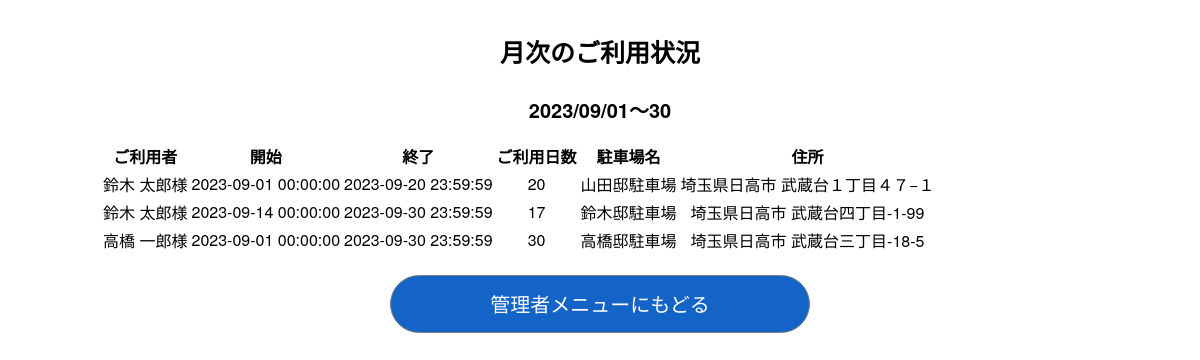
The app's page /adminDetailsMonth (signed in) with its own data.
### app.py (models this page shows, shortened)
class User(UserMixin, db.Model):
    id = db.Column(db.Integer, primary_key=True, nullable=False)
    email = db.Column(db.String(50), unique=True)
    password = db.Column(db.String(512), nullable=False)
    first_name = db.Column(db.String(50), nullable=False)
    last_name = db.Column(db.String(50), nullable=False)
    first_name_kana = db.Column(db.String(50), nullable=False)
    last_name_kana = db.Column(db.String(50), nullable=False)
    postal_code = db.Column(db.String(7), nullable=False)
    address1 = db.Column(db.String(255), nullable=False)
    address2 = db.Column(db.String(255), nullable=False)
    tel = db.Column(db.String(11))
    birthday = db.Column(db.String(8), nullable=False)
    carNumber = db.Column(db.String(4), nullable=False)
    created_at = db.Column(db.DateTime, nullable=False,
                           default=datetime.now(pytz.timezone('Asia/Tokyo')))

class Parking(db.Model):
    id = db.Column(db.Integer, primary_key=True, nullable=False)
    title = db.Column(db.String(50), nullable=False)
    postal_code = db.Column(db.String(7), nullable=False)
    address1 = db.Column(db.String(120), nullable=False)
    address2 = db.Column(db.String(120), nullable=False)
    tel = db.Column(db.String(11), nullable=False)
    inoutdoor = db.Column(db.String(1), nullable=False) # (0)屋外、(1)屋内
    mustcall = db.Column(db.String(1), nullable=False) # (0)出し入れ時に連絡が不要、(1)出し入れ時に連絡が必要
    usableTypeNum = db.Column(db.String(1), nullable=False) # (0)3ナンバー、(1)5ナンバー
    usableSize = db.Column(db.String(1), nullable=False) # (0)155cm未満、(1)155 ～ 170cm
    max_day = db.Column(db.Integer, nullable=True)
    min_day = db.Column(db.Integer, nullable=True)
    price_day = db.Column(db.Integer, nullable=False)
    etc = db.Column(db.String(500), nullable=True)
    lon = db.Column(db.Float, nullable=False)
    lat = db.Column(db.Float, nullable=False)
    owner_id = db.Column(db.Integer, db.ForeignKey('user.id'), nullable=False)
    created_at = db.Column(db.DateTime, nullable=False,
                           default=datetime.now(pytz.timezone('Asia/Tokyo')))
    price_hour = db.Column(db.Integer)
    price_month = db.Column(db.Integer)
    max_hour = db.Column(db.Integer)
    min_hour = db.Column(db.Integer)
    max_month = db.Column(db.Integer)
    min_month = db.Column(db.Integer)

class Reserve(db.Model):
    id = db.Column(db.Integer, primary_key=True)
    user_id = db.Column(db.Integer, db.ForeignKey('user.id'), nullable=False)
    park_id = db.Column(db.Integer, db.ForeignKey('parking.id'), nullable=False)
    resv_at = db.Column(db.DateTime, nullable=False,
                        default=datetime.now(pytz.timezone('Asia/Tokyo'))) # 予約日時
    use_start = db.Column(db.DateTime, nullable=False) # 利用開始日時
    use_end =  db.Column(db.DateTime, nullable=False) # 利用終了日時
    resv_status = db.Column(db.Integer, nullable=False) # (0)予約なし,(1)予約ずみ,(2)ご利用済み

### app.py (the view)
@app.route('/adminDetailsMonth', methods=['GET','POST'])
@login_required
def adminDetailsMonth():
    join_query = db.session.query(User, Parking, Reserve).\
        join(Reserve, User.id == Reserve.user_id).\
        join(Parking, Reserve.park_id == Parking.id)
    result = join_query.all()
    reservelist = []
    today = datetime.today()
    lastMonth_start = (today - timedelta(days=today.day)).replace(day=1, hour=0, minute=0, second=0, microsecond=0)
    lastMonth_end   = (today - timedelta(days=today.day)).replace(hour=23, minute=59, second=59, microsecond=0)
    for row in result:
        user = row.User.__dict__
        parking = row.Parking.__dict__
        reserve = row.Reserve.__dict__
        if reserve['use_start'] > lastMonth_end:
            continue
        if reserve['use_end'] < lastMonth_start:
            continue
        if reserve['use_start'] < lastMonth_start:
            reserve['use_start'] = lastMonth_start
        if reserve['use_end'] > lastMonth_end:
            reserve['use_end'] = lastMonth_end
        data = {}
        data.update(user)
        data.update(parking)
        data.update(reserve)
        data.update({'use_days':(reserve['use_end']-reserve['use_start']).days + 1}) # 利用日数の算出
        reservelist.append(data)
    if request.method=='GET':
        return render_template('adminDetailsMonth.html', reservelist=reservelist, lastMonth_start=lastMonth_start, lastMonth_end=lastMonth_end)
    elif request.method=='POST':
        pass

### app.py (called while the page is built)
@login_manager.user_loader
def load_user(user_id):
    print(f'ID>>>{user_id}')
    return User.query.get(int(user_id))

### templates/adminDetailsMonth.html (shortened to what this page needs)
<!DOCTYPE html>
<html>
<head>
    <link rel='stylesheet' href='../static/css/centerBox.css' />
    <link rel='stylesheet' href='../static/css/common.css' />
    <link rel="stylesheet" href="https://cdnjs.cloudflare.com/ajax/libs/jquery.tablesorter/2.31.0/css/theme.default.min.css">
</head>
<body>
    <article class='container'>
        <section class='box_contents'>
            <h1>月次のご利用状況</h1>
            <h2>{{lastMonth_start.strftime('%Y/%m/%d')}}～{{lastMonth_end.strftime('%d')}}</h2>
            <form>
                <table id="tablesorter">
                    {%if reservelist%}
                    <thead>
                        <tr>
                            <th >ご利用者</th>
                            <th >開始</th>
                            <th >終了</th>
                            <th >ご利用日数</th>
                            <th >駐車場名</th>
                            <th >住所</th>
                        </tr>
                    </thead>
                    <tbody>
                        {%for reserve in reservelist%}
                        <tr>
                            <td class="{sortValue: 1}">{{reserve.last_name}} {{reserve.first_name}}様</td>
                            <td class="{sortValue: 2}">{{reserve.use_start}}</td>
                            <td class="{sortValue: 3}">{{reserve.use_end}}</td>
                            <td class="{sortValue: 4}">{{reserve.use_days}}</td>
                            <td class="{sortValue: 4}">{{reserve.title}}</td>
                            <td class="{sortValue: 4}">{{reserve.address1}} {{reserve.address2}}</td>
                        </tr>
                        {%endfor%}
                        {%else%}
                        <p>現在、ご予約・ご利用はありません</p>
                        {%endif%}
                    </tbody>
                </table>
            </form>
            <nav class='buttonMenu'>
                <form>
                    <a href="adminTop"><input class='common_button common_fat' style='width : 42%;' type='button' value='管理者メニューにもどる' /></a>
                </form>
            </nav>
        </section>
    </article>
</body>
</html>

### static/css/centerBox.css (style rules this page uses)
.container { display: grid; place-items: center; }
.box_contents { text-align : center; max-width: 1000px; min-width: 750px; width: 100%; }

### static/css/common.css (style rules this page uses)
:root { --labelFontSize : 1.2rem; }
html { font-size: 62.5%; box-sizing: border-box; }
body { font-size : 1.6em; font-family: "Helvetica Neue", Arial, "Hiragino Kaku Gothic ProN", "Hiragino Sans", Meiryo, sans-serif; }
nav.buttonMenu { margin-top : 2rem; }
h1 { font-size : 2.5rem; }
h2 { font-size : 2rem; }
input, select { text-indent : 1rem; border : solid 0.1rem gray; height : 2.8rem; border-radius : 0.5rem; cursor: pointer; }
.common_button { background-color : rgb(20, 100, 200); text-indent : 0; font-size : 2rem; color : white; height : 4rem; border-radius : 2rem; margin : 0 1.4rem; }
.common_fat { height : 5.8rem; border-radius: 2.9rem; }

### records on screen
User: last_name "鈴木" "鈴木", first_name "太郎" "太郎"
Parking: title "山田邸駐車場", address1 "埼玉県日高市", address2 "武蔵台１丁目４７−１"
Parking: title "鈴木邸駐車場", address1 "埼玉県日高市", address2 "武蔵台四丁目-1-99"
Reserve: last_name "高橋", first_name "一郎", use_start "2023-09-01 00:00:00", use_end "2023-09-30 23:59:59", use_days "30", title "高橋邸駐車場", address1 "埼玉県日高市", address2 "武蔵台三丁目-18-5"

### other values on screen
{{ lastMonth_start.strftime('%Y/%m/%d') }} "2023/09/01"
{{ lastMonth_end.strftime('%d') }} "30"
{{ reserve.use_start }} "2023-09-01 00:00:00" "2023-09-14 00:00:00"
{{ reserve.use_end }} "2023-09-20 23:59:59" "2023-09-30 23:59:59"
{{ reserve.use_days }} "20" "17"
